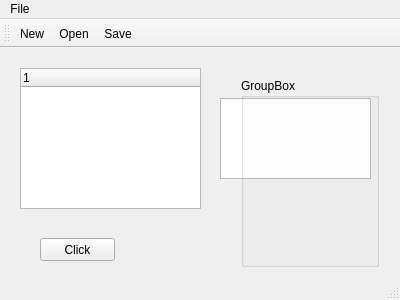
<?xml version="1.0" encoding="UTF-8"?>
<ui version="4.0">
 <class>MainWindow</class>
 <widget class="QMainWindow" name="MainWindow">
  <property name="geometry">
   <rect>
    <x>0</x>
    <y>0</y>
    <width>400</width>
    <height>300</height>
   </rect>
  </property>
  <property name="windowTitle">
   <string>MainWindow</string>
  </property>
  <widget class="QWidget" name="centralWidget">
   <widget class="QTreeWidget" name="treeWidget">
    <property name="geometry">
     <rect>
      <x>20</x>
      <y>20</y>
      <width>181</width>
      <height>141</height>
     </rect>
    </property>
    <column>
     <property name="text">
      <string notr="true">1</string>
     </property>
    </column>
   </widget>
   <widget class="QPushButton" name="pushButton">
    <property name="geometry">
     <rect>
      <x>40</x>
      <y>190</y>
      <width>75</width>
      <height>23</height>
     </rect>
    </property>
    <property name="text">
     <string>Click</string>
    </property>
   </widget>
   <widget class="QTreeView" name="treeView">
    <property name="geometry">
     <rect>
      <x>220</x>
      <y>50</y>
      <width>151</width>
      <height>81</height>
     </rect>
    </property>
   </widget>
   <widget class="QWidget" name="horizontalLayoutWidget">
    <property name="geometry">
     <rect>
      <x>230</x>
      <y>19</y>
      <width>160</width>
      <height>211</height>
     </rect>
    </property>
    <layout class="QHBoxLayout" name="horizontalLayout">
     <item>
      <widget class="QGroupBox" name="groupBox">
       <property name="title">
        <string>GroupBox</string>
       </property>
      </widget>
     </item>
    </layout>
   </widget>
  </widget>
  <widget class="QMenuBar" name="menuBar">
   <property name="geometry">
    <rect>
     <x>0</x>
     <y>0</y>
     <width>400</width>
     <height>21</height>
    </rect>
   </property>
   <widget class="QMenu" name="menuFile">
    <property name="title">
     <string>File</string>
    </property>
    <addaction name="actionNew"/>
    <addaction name="actionOpen"/>
    <addaction name="actionSave"/>
   </widget>
   <addaction name="menuFile"/>
  </widget>
  <widget class="QToolBar" name="mainToolBar">
   <attribute name="toolBarArea">
    <enum>TopToolBarArea</enum>
   </attribute>
   <attribute name="toolBarBreak">
    <bool>false</bool>
   </attribute>
   <addaction name="actionNew"/>
   <addaction name="actionOpen"/>
   <addaction name="actionSave"/>
  </widget>
  <widget class="QStatusBar" name="statusBar"/>
  <action name="actionNew">
   <property name="icon">
    <iconset resource="myres.qrc">
     <normaloff>:/Images/Images/new.png</normaloff>:/Images/Images/new.png</iconset>
   </property>
   <property name="text">
    <string>New</string>
   </property>
  </action>
  <action name="actionOpen">
   <property name="icon">
    <iconset resource="myres.qrc">
     <normaloff>:/Images/Images/open.png</normaloff>:/Images/Images/open.png</iconset>
   </property>
   <property name="text">
    <string>Open</string>
   </property>
  </action>
  <action name="actionSave">
   <property name="icon">
    <iconset resource="myres.qrc">
     <normaloff>:/Images/Images/save.png</normaloff>:/Images/Images/save.png</iconset>
   </property>
   <property name="text">
    <string>Save</string>
   </property>
  </action>
 </widget>
 <layoutdefault spacing="6" margin="11"/>
 <resources>
  <include location="myres.qrc"/>
 </resources>
 <connections/>
</ui>
